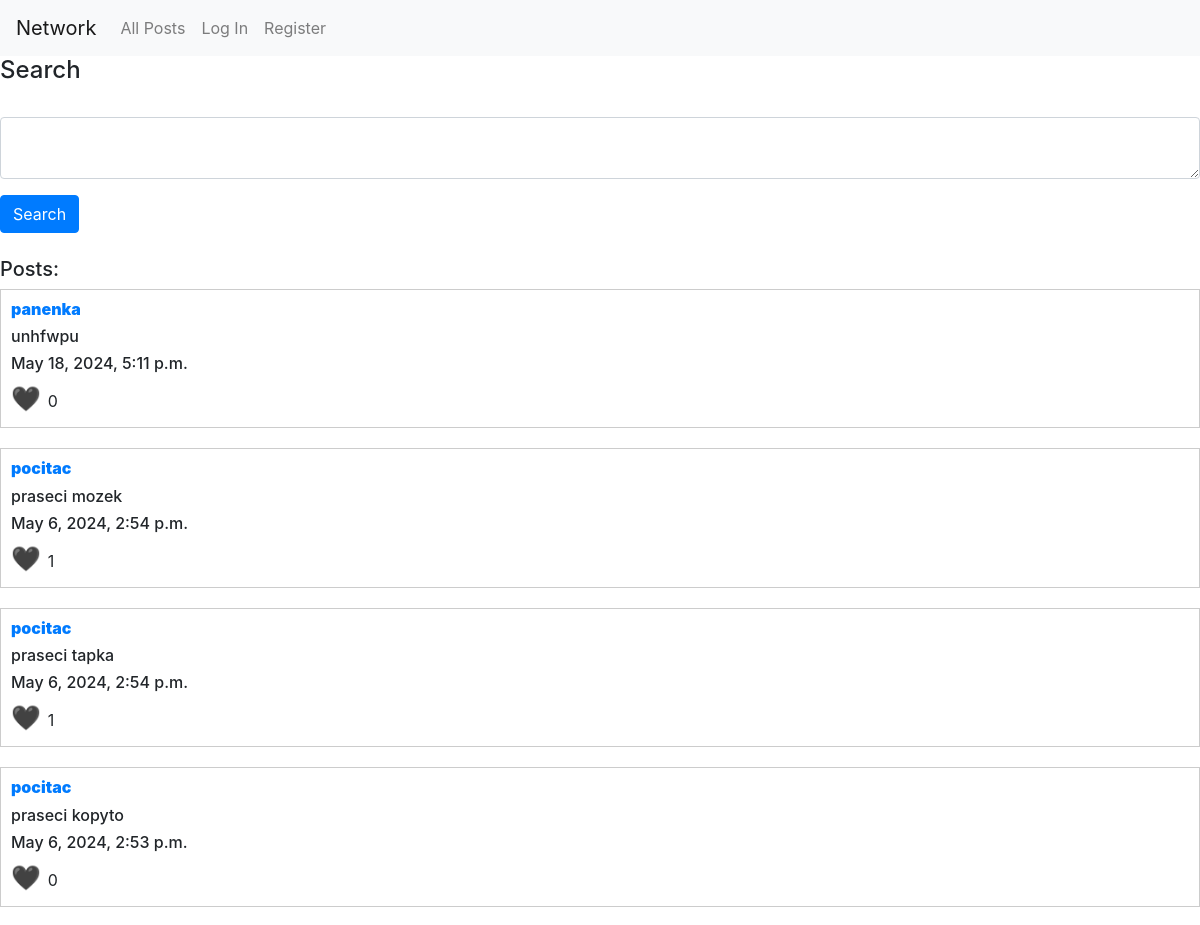
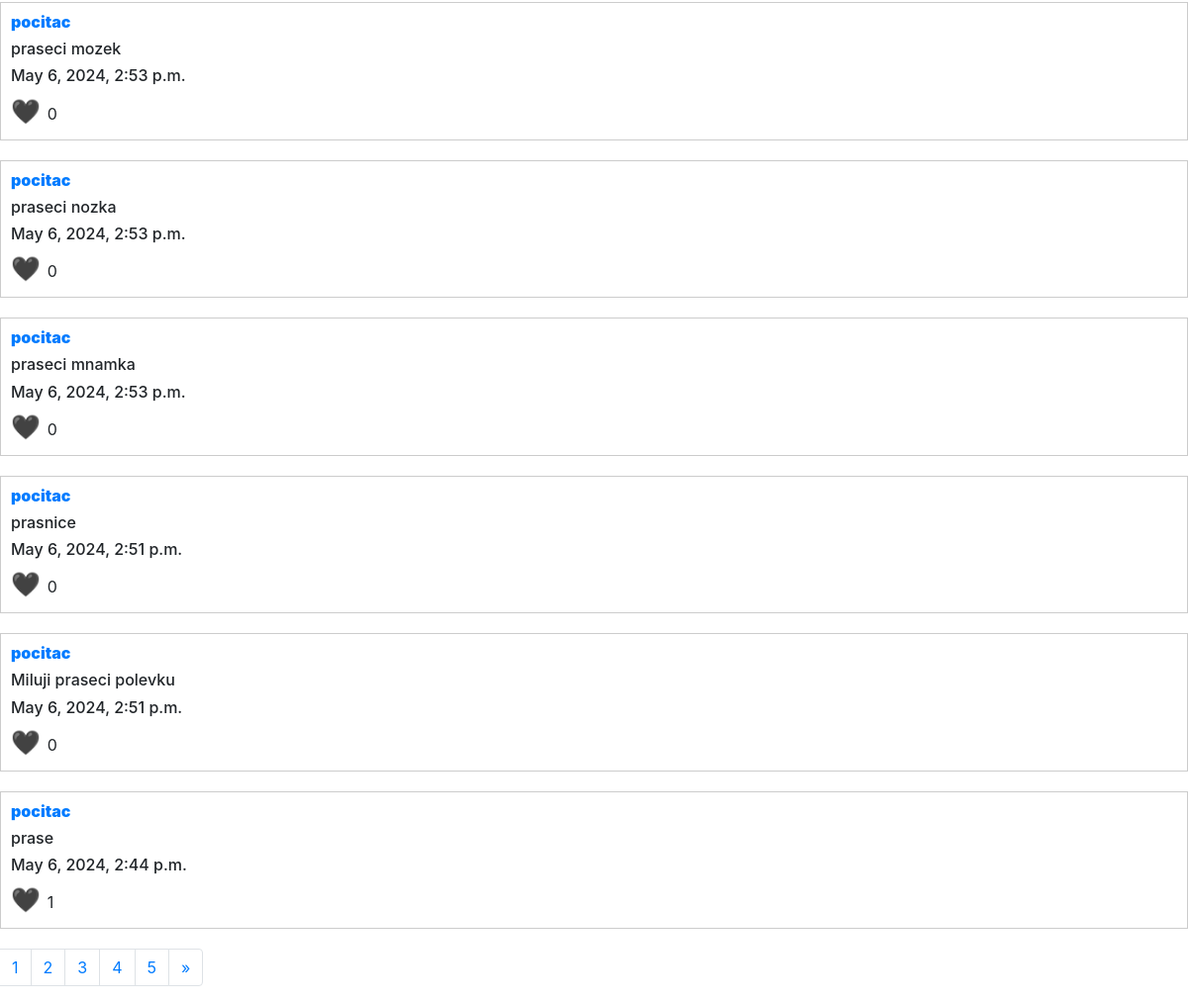
Before: /search_page with the older database file (2 pictures, top to bottom).
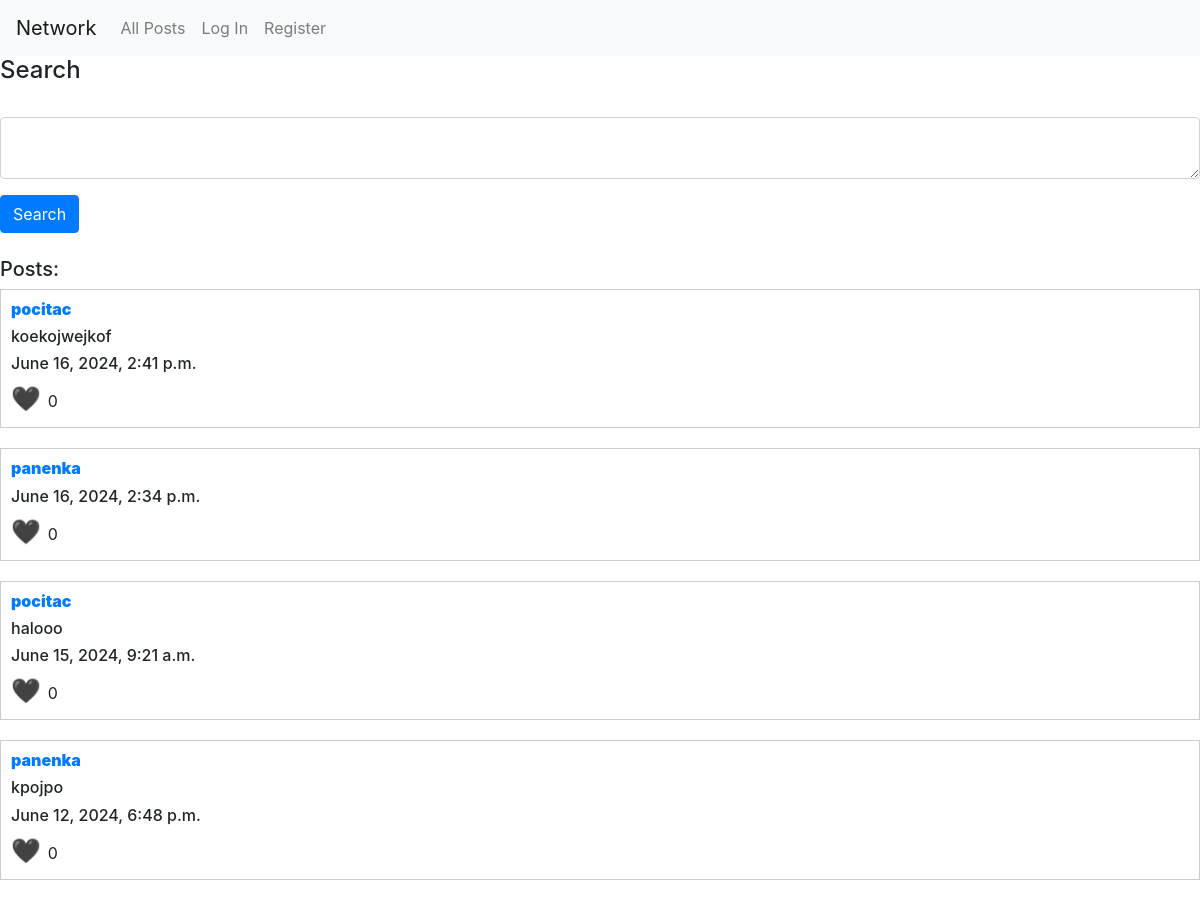
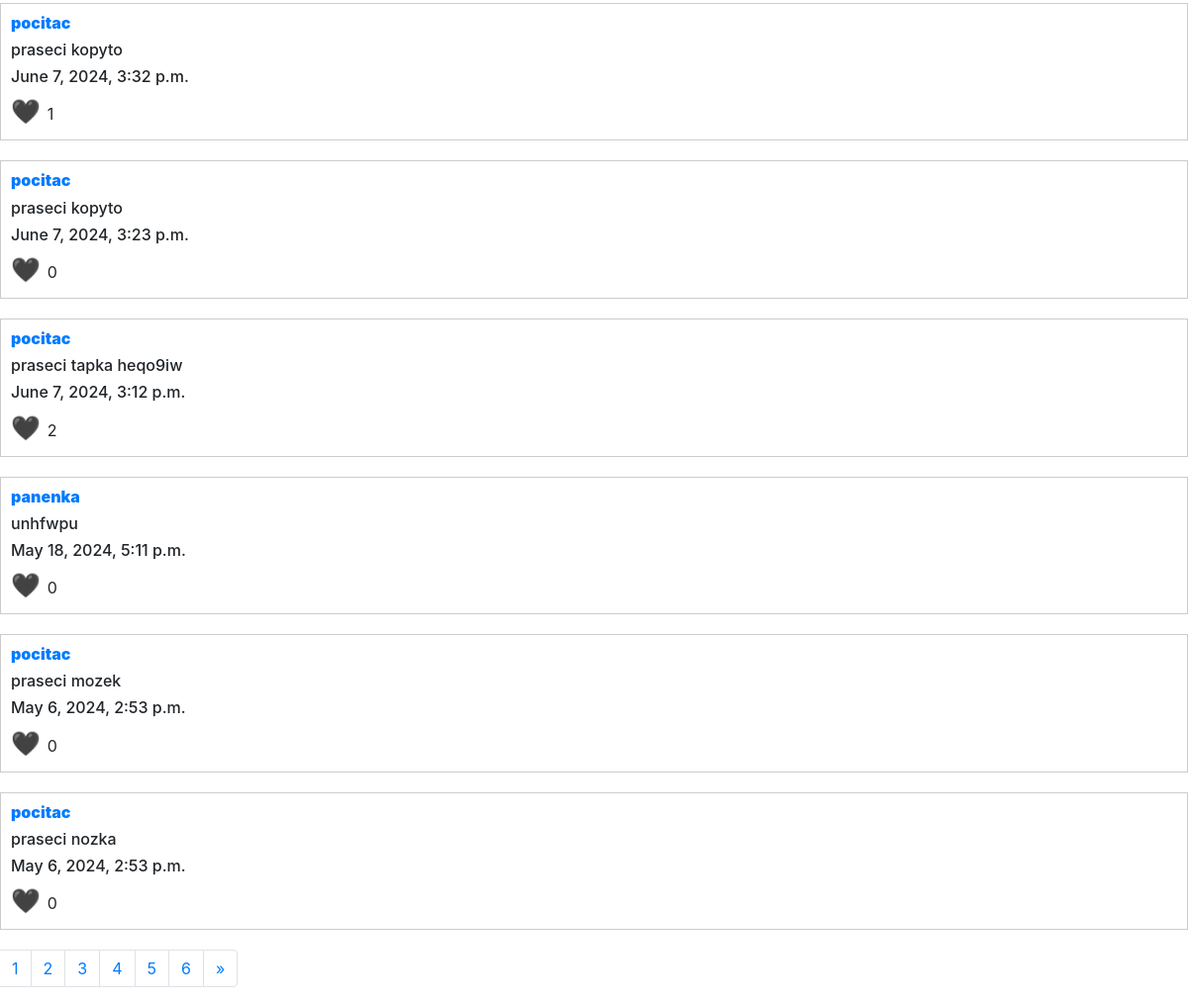
After: the same page with the newer database file (2 pictures, top to bottom).
### network/models.py (models this page shows)
class Post(models.Model):
    id = models.IntegerField(primary_key=True)
    date = models.DateTimeField(auto_now=True)
    information = models.CharField(max_length=1024)
    author = models.ForeignKey(User, on_delete=models.CASCADE, related_name="posts")
    likes = models.ManyToManyField(User)

class User(AbstractUser):
    followers = models.ManyToManyField("self", symmetrical=False)

### network/views.py (the view)
def search_page(request):
    search_term = request.GET.get("new_search", '').strip()
    posts = Post.objects.filter(information__icontains = search_term).order_by('-date')
    paginator = Paginator(posts, 10)
    page_number = request.GET.get("page", 1)
    page_obj = paginator.get_page(page_number)
    list_stranek = [i for i in range(1, paginator.num_pages+1)]
    return render (request, "network/search_page.html", {"posts": page_obj, "pages":list_stranek, "search_term":search_term})

### network/templates/network/search_page.html (shortened to what this page needs)
{% extends "network/all_posts.html" %}
{% block all_posts %}
<h4 id="search">Search</h4>
<br>
<form action="{% url 'search_page' %}" method="get">
    <div class="form-group">
        <textarea autofocus class="form-control" type="text" name="new_search" placeholder="new_search">
    </textarea>
    </div>
    <input class="btn btn-primary" type="submit" value="Search">
</form>
<br>
<h5>Posts:</h5>
{% endblock %}
{% block pagination %}
{% if not posts %}
<h3 id="no_post">No post found!</h3>
{% else %}
  <nav aria-label="Page navigation example">
      <ul class="pagination">
        {% for page_number in pages %}
        <li class="page-item"><a class="page-link" href="{% url 'search_page' %}?page={{page_number }}&new_search={{search_term}}">{{page_number}}</a></li>
        {% endfor %}
        <li class="page-item">
          {% if posts.has_next %}
              <a class="page-link" href="{% url 'search_page' %}?page={{ posts.next_page_number }}&new_search={{search_term}}" aria-label="Next">
              <span aria-hidden="true">&raquo;</span>
          {% endif %}
          </a>
        </li>
      </ul>
    </nav>
{% endif %}
{% endblock %}

### network/templates/network/all_posts.html (shortened to what this page needs)
{% extends "network/layout.html" %}
{% block body %}
{%  block all_posts %}
{% endblock %}
{% for post in posts %}
<div class="post">
    <h6 class="author">
        <a href="{% url 'profile' post.author %}"><strong class = "post_author">{{ post.author}}</strong></a>
    </h6>
    <div id="read_div_{{post.id}}" style="display: block;">
        <h6 id="h6_post_information{{post.id}}" class ="post_information">{{post.information}}</h6>
        <h6>{{post.date}}</h6>
    </div>
    <span data-post-id="{{post.id}}" class="heart" onclick="likes(this)">
        {% if not user in post.likes.all %}
            🖤
        {% else %}
            ❤️
        {% endif %}
        </span>
    <span class = "likes" id="likes-{{post.id}}">{{post.likes.all|length}}</span>
</div>
{%endfor%}
{% block pagination %}
{% endblock %}
{% endblock %}

Changed rows visible on the page:
no longer on this page (row unchanged): Post: author "pocitac", information "praseci mnamka", date "May 6, 2024, 2:53 p.m.", likes.all|length "0"
no longer on this page (row unchanged): Post: author "pocitac", information "prasnice", date "May 6, 2024, 2:51 p.m.", likes.all|length "0"
no longer on this page (row unchanged): Post: author "pocitac", information "Miluji praseci polevku", date "May 6, 2024, 2:51 p.m.", likes.all|length "0"
no longer on this page (row unchanged): Post: author "pocitac", information "prase", date "May 6, 2024, 2:44 p.m.", likes.all|length "1"
added Post: author "pocitac", information "koekojwejkof", date "June 16, 2024, 2:41 p.m.", likes.all|length "0"
added Post: author "panenka", date "June 16, 2024, 2:34 p.m.", likes.all|length "0"
added Post: author "pocitac", information "halooo", date "June 15, 2024, 9:21 a.m.", likes.all|length "0"
added Post: author "panenka", information "kpojpo", date "June 12, 2024, 6:48 p.m.", likes.all|length "0"
changed Post: information "praseci tapka" → "praseci kopyto"; date "May 6, 2024, 2:54 p.m." → "June 7, 2024, 3:32 p.m."
changed Post: date "May 6, 2024, 2:53 p.m." → "June 7, 2024, 3:23 p.m."
changed Post: information "praseci mozek" → "praseci tapka heqo9iw"; date "May 6, 2024, 2:54 p.m." → "June 7, 2024, 3:12 p.m."; likes.all|length "1" → "2"; moves down the list
shown differently, row unchanged: Post "unhfwpu": moves down the list
Other visible differences:
new list line: "6"
